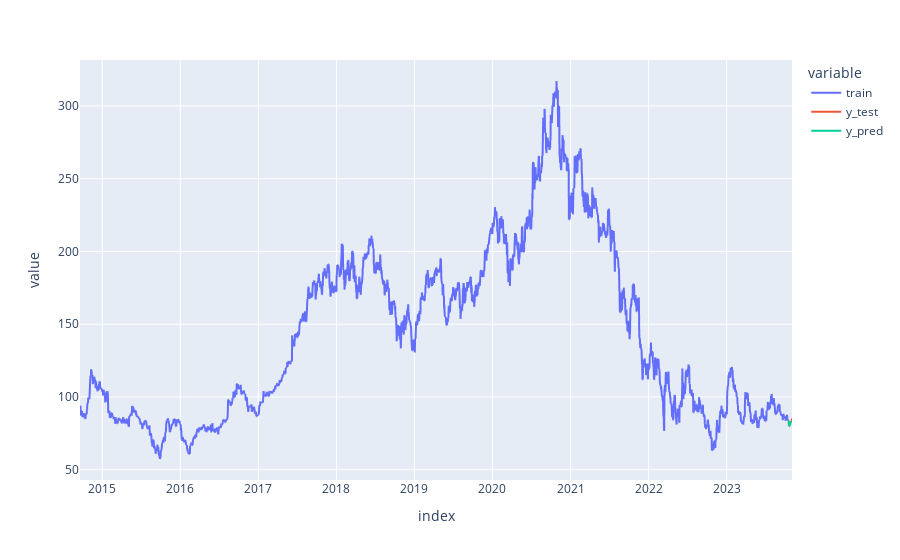
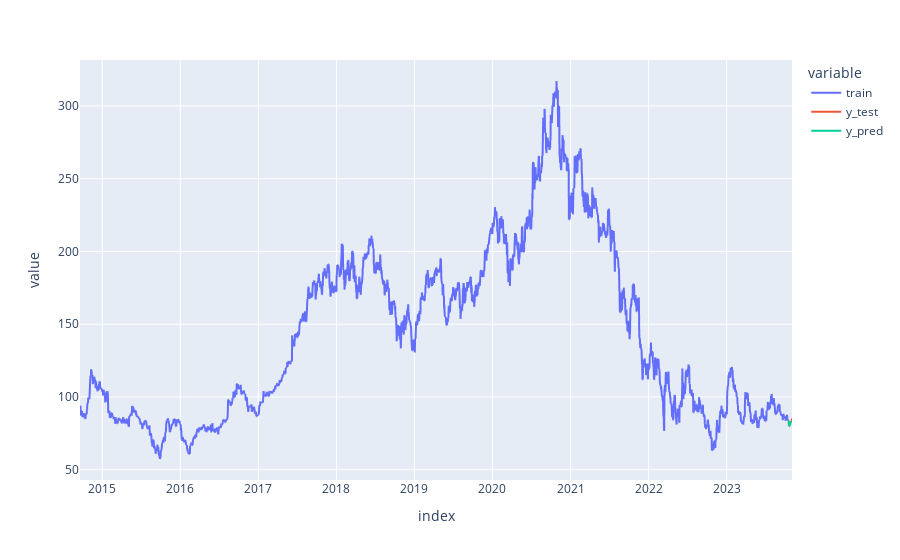

The code cell stored with these charts, in order, in its notebook:
### Code cell
fig = arima.forecast()
fig

### Figure 1 — Plotly figure (JSON) as saved in the notebook; plotly's stock layout.template omitted (floating-point values rounded to 4 significant figures; data arrays with more than 128 entries replaced by an {"elided": "..."} marker saying what was removed)
{"data": [{"hovertemplate": "variable=train<br>index=%{x}<br>value=%{y}<extra></extra>", "legendgroup": "train", "line": {"color": "#636efa", "dash": "solid"}, "marker": {"symbol": "circle"}, "mode": "lines", "name": "train", "showlegend": true, "type": "scattergl", "x": {"elided": "3333 str values"}, "xaxis": "x", "y": {"elided": "3333 float values"}, "yaxis": "y"}, {"hovertemplate": "variable=y_test<br>index=%{x}<br>value=%{y}<extra></extra>", "legendgroup": "y_test", "line": {"color": "#EF553B", "dash": "solid"}, "marker": {"symbol": "circle"}, "mode": "lines", "name": "y_test", "showlegend": true, "type": "scattergl", "x": {"elided": "3333 str values"}, "xaxis": "x", "y": {"elided": "3333 float values"}, "yaxis": "y"}, {"hovertemplate": "variable=y_pred<br>index=%{x}<br>value=%{y}<extra></extra>", "legendgroup": "y_pred", "line": {"color": "#00cc96", "dash": "solid"}, "marker": {"symbol": "circle"}, "mode": "lines", "name": "y_pred", "showlegend": true, "type": "scattergl", "x": {"elided": "3333 str values"}, "xaxis": "x", "y": {"elided": "3333 float values"}, "yaxis": "y"}], "layout": {"legend": {"title": {"text": "variable"}, "tracegroupgap": 0}, "margin": {"t": 60}, "xaxis": {"anchor": "y", "domain": [0, 1], "title": {"text": "index"}}, "yaxis": {"anchor": "x", "domain": [0, 1], "title": {"text": "value"}}}}

### Figure 2 — Plotly figure (JSON) as saved in the notebook; plotly's stock layout.template omitted (floating-point values rounded to 4 significant figures; data arrays with more than 128 entries replaced by an {"elided": "..."} marker saying what was removed)
{"data": [{"hovertemplate": "variable=train<br>index=%{x}<br>value=%{y}<extra></extra>", "legendgroup": "train", "line": {"color": "#636efa", "dash": "solid"}, "marker": {"symbol": "circle"}, "mode": "lines", "name": "train", "showlegend": true, "type": "scattergl", "x": {"elided": "3333 str values"}, "xaxis": "x", "y": {"elided": "3333 float values"}, "yaxis": "y"}, {"hovertemplate": "variable=y_test<br>index=%{x}<br>value=%{y}<extra></extra>", "legendgroup": "y_test", "line": {"color": "#EF553B", "dash": "solid"}, "marker": {"symbol": "circle"}, "mode": "lines", "name": "y_test", "showlegend": true, "type": "scattergl", "x": {"elided": "3333 str values"}, "xaxis": "x", "y": {"elided": "3333 float values"}, "yaxis": "y"}, {"hovertemplate": "variable=y_pred<br>index=%{x}<br>value=%{y}<extra></extra>", "legendgroup": "y_pred", "line": {"color": "#00cc96", "dash": "solid"}, "marker": {"symbol": "circle"}, "mode": "lines", "name": "y_pred", "showlegend": true, "type": "scattergl", "x": {"elided": "3333 str values"}, "xaxis": "x", "y": {"elided": "3333 float values"}, "yaxis": "y"}], "layout": {"legend": {"title": {"text": "variable"}, "tracegroupgap": 0}, "margin": {"t": 60}, "xaxis": {"anchor": "y", "domain": [0, 1], "title": {"text": "index"}}, "yaxis": {"anchor": "x", "domain": [0, 1], "title": {"text": "value"}}}}
